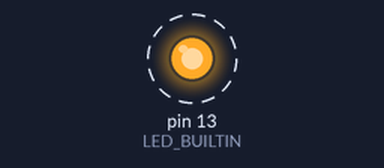
A sketch run on a simulated Arduino Nano, built with avr-gcc and run on an emulated ATmega328P. Parts: output pins drawn as LEDs (lit = HIGH). Dashed ring = blinking.

Above: at 0.7 s.
Timing chart, 0 to 5.8 s (numbered marks = the images above):
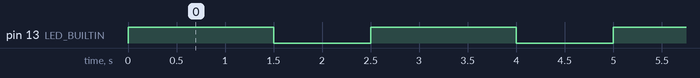

The sketch:

TestArduinoNano.ino
```cpp
/*
 * This program blinks the built-in LED on Arduino Nano.
 *
 * You can use this program to test your Arduino development environment.
 * To be absolutely sure that Arduino runs your code, you should apply different
 * on/off patterns in the code and check that the LED blinks based on the
 * given pattern.
 */

// setup the hardware
void setup()
{
  // initialize digital pin LED_BUILTIN as an output.
  pinMode(LED_BUILTIN, OUTPUT);
}

// the loop function runs over and over again forever
void loop()
{
  // configure the on/off time period
  int onPeriod  = 1500; // msec
  int offPeriod = 1000; // msec

  // execute the blinking
  digitalWrite(LED_BUILTIN, HIGH);   // turn the LED on (HIGH is the voltage level)
  delay(onPeriod);                   // wait
  digitalWrite(LED_BUILTIN, LOW);    // turn the LED off by making the voltage LOW
  delay(offPeriod);                  // wait
}
```

Measured:
- by itself, pin 13 (LED_BUILTIN): alternates HIGH for 1.5 s and LOW for 1.0 s
